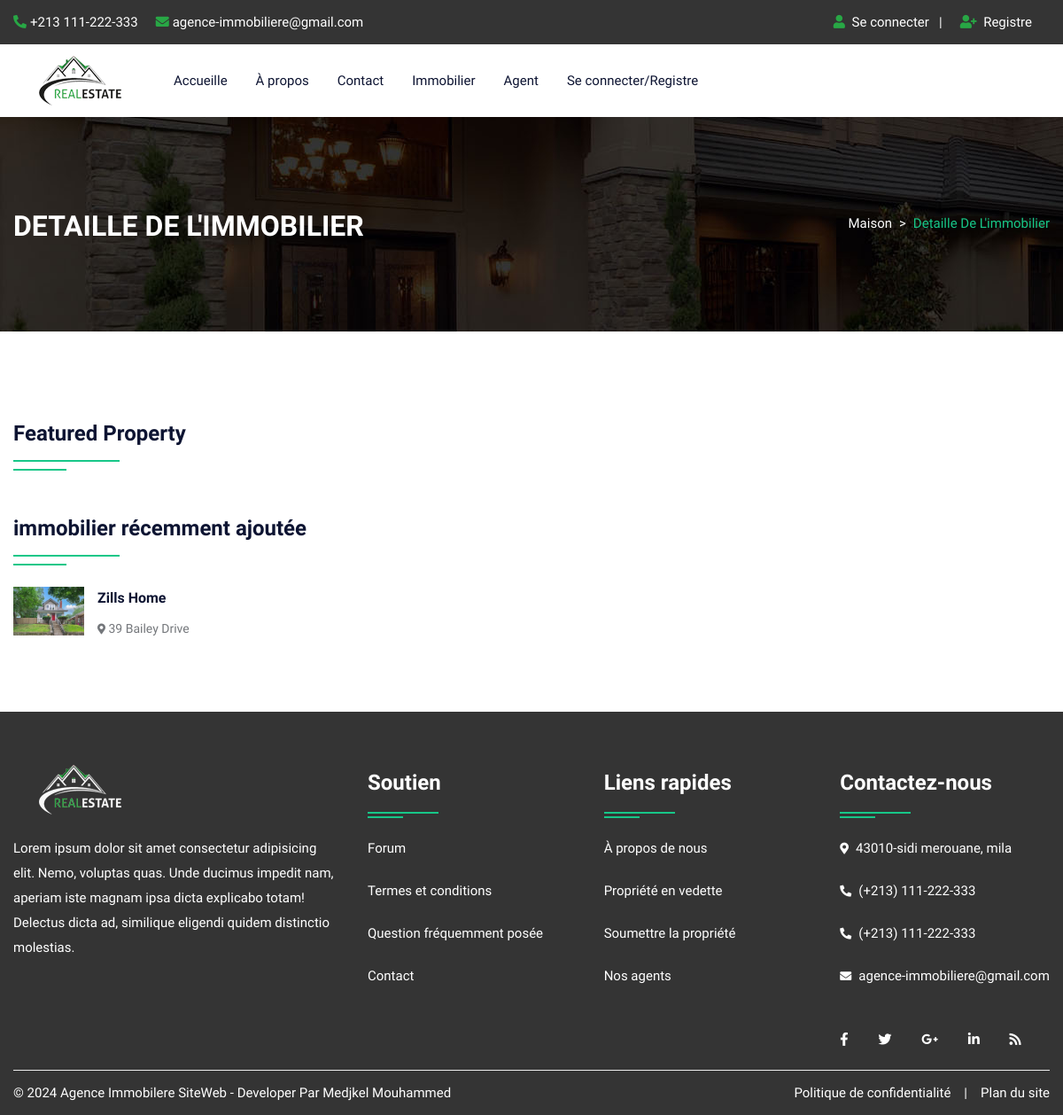
The page /propertydetail.php on the database as committed earlier.
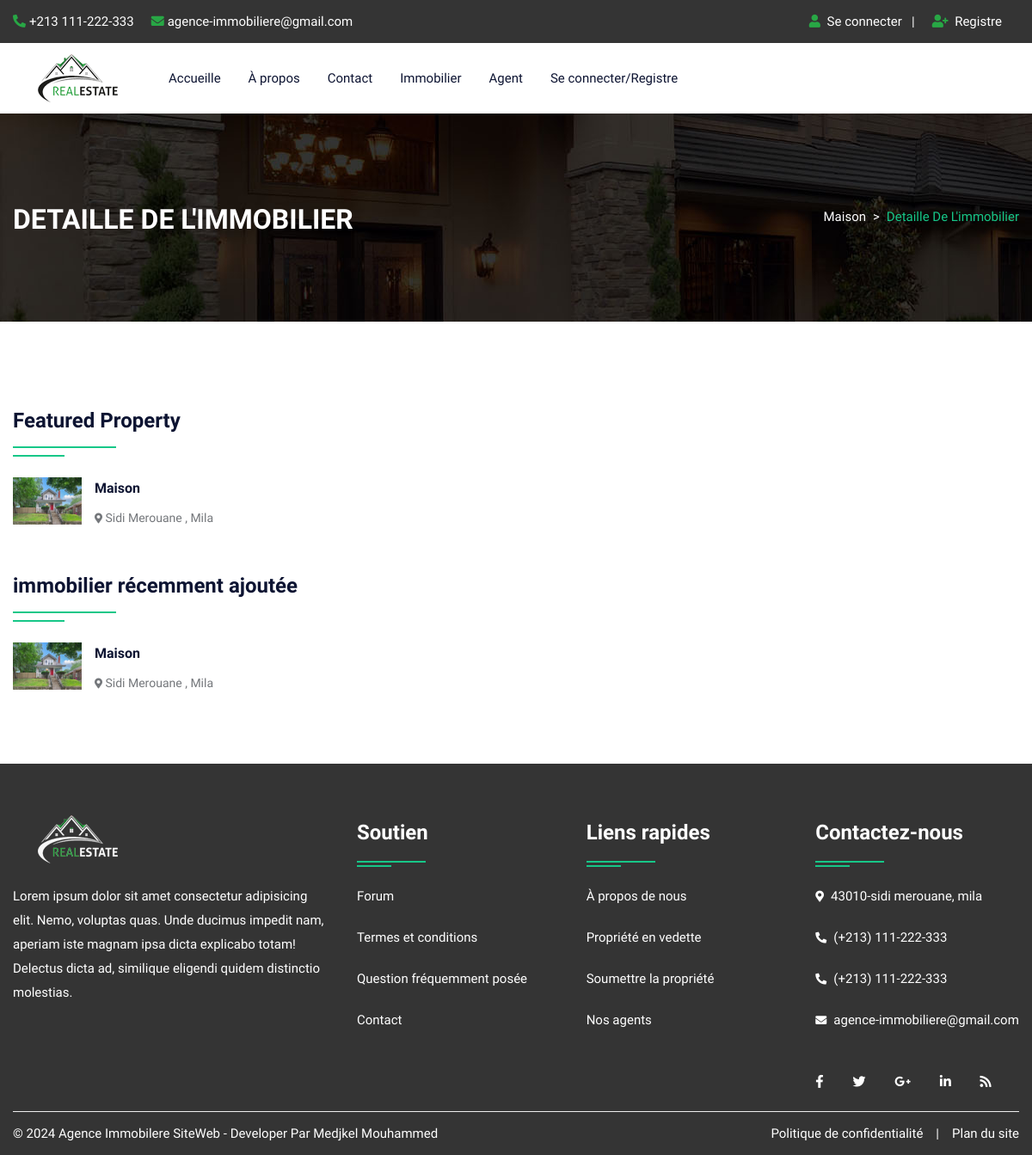
The same page on the database as committed later.
### tables this page shows
CREATE TABLE `property` (
  `pid` int(50) NOT NULL,
  `title` varchar(200) NOT NULL,
  `pcontent` longtext NOT NULL,
  `type` varchar(100) NOT NULL,
  `bhk` varchar(50) NOT NULL,
  `stype` varchar(100) NOT NULL,
  `bedroom` int(50) NOT NULL,
  `bathroom` int(50) NOT NULL,
  `balcony` int(50) NOT NULL,
  `kitchen` int(50) NOT NULL,
  `hall` int(50) NOT NULL,
  `floor` varchar(50) NOT NULL,
  `size` int(50) NOT NULL,
  `price` int(50) NOT NULL,
  `location` varchar(200) NOT NULL,
  `city` varchar(100) NOT NULL,
  `state` varchar(100) NOT NULL,
  `feature` longtext NOT NULL,
  `pimage` varchar(300) NOT NULL,
  `pimage1` varchar(300) NOT NULL,
  `pimage2` varchar(300) NOT NULL,
  `pimage3` varchar(300) NOT NULL,
  `pimage4` varchar(300) NOT NULL,
  `uid` int(50) NOT NULL,
  `status` varchar(50) NOT NULL,
  `mapimage` varchar(300) NOT NULL,
  `topmapimage` varchar(300) NOT NULL,
  `groundmapimage` varchar(300) NOT NULL,
  `totalfloor` varchar(50) NOT NULL,
  `date` datetime NOT NULL DEFAULT current_timestamp(),
  `isFeatured` int(11) DEFAULT NULL
);

### propertydetail.php (the view, shortened to what this page needs)
<!DOCTYPE html>
<html lang="en">
<head>
<link rel="stylesheet" type="text/css" href="css/bootstrap.min.css">
<link rel="stylesheet" type="text/css" href="css/bootstrap-slider.css">
<link rel="stylesheet" type="text/css" href="css/jquery-ui.css">
<link rel="stylesheet" type="text/css" href="css/layerslider.css">
<link rel="stylesheet" type="text/css" href="css/color.css" id="color-change">
<link rel="stylesheet" type="text/css" href="css/owl.carousel.min.css">
<link rel="stylesheet" type="text/css" href="css/font-awesome.min.css">
<link rel="stylesheet" type="text/css" href="fonts/flaticon/flaticon.css">
<link rel="stylesheet" type="text/css" href="css/style.css">
</head>
<body>
<div id="page-wrapper">
    <div class="row">
		<?php include("include/header.php");?>
        <div class="banner-full-row page-banner" style="background-image:url('images/breadcromb.jpg');">
            <div class="container">
                <div class="row">
                    <div class="col-md-6">
                        <h2 class="page-name float-left text-white text-uppercase mt-1 mb-0"><b>Detaille De L'immobilier</b></h2>
                    </div>
                    <div class="col-md-6">
                        <nav aria-label="breadcrumb" class="float-left float-md-right">
                            <ol class="breadcrumb bg-transparent m-0 p-0">
                                <li class="breadcrumb-item text-white"><a href="#">Maison</a></li>
                                <li class="breadcrumb-item active">Detaille De L'immobilier</li>
                            </ol>
                        </nav>
                    </div>
                </div>
            </div>
        </div>
        <div class="full-row">
            <div class="container">
                <div class="row">
                    <div class="col-lg-4">
                        <h4 class="double-down-line-left text-secondary position-relative pb-4 mb-4 mt-5">Featured Property</h4>
                        <ul class="property_list_widget">
                            <?php
                            $query=mysqli_query($con,"SELECT * FROM `property` WHERE isFeatured = 1 ORDER BY date DESC LIMIT 3");
                                    while($row=mysqli_fetch_array($query))
                                    {
                            ?>
                            <li> <img src="admin/property/<?php echo $row['18'];?>" alt="pimage">
                                <h6 class="text-secondary hover-text-success text-capitalize"><a href="propertydetail.php?pid=<?php echo $row['0'];?>"><?php echo $row['1'];?></a></h6>
                                <span class="font-14"><i class="fas fa-map-marker-alt icon-success icon-small"></i> <?php echo $row['14'];?></span>
                            </li>
                            <?php } ?>
                        </ul>
                        <div class="sidebar-widget mt-5">
                            <h4 class="double-down-line-left text-secondary position-relative pb-4 mb-4">immobilier récemment ajoutée</h4>
                            <ul class="property_list_widget">
								<?php
								$query=mysqli_query($con,"SELECT * FROM `property` ORDER BY date DESC LIMIT 7");
										while($row=mysqli_fetch_array($query))
										{
								?>
                                <li> <img src="admin/property/<?php echo $row['18'];?>" alt="pimage">
                                    <h6 class="text-secondary hover-text-success text-capitalize"><a href="propertydetail.php?pid=<?php echo $row['0'];?>"><?php echo $row['1'];?></a></h6>
                                    <span class="font-14"><i class="fas fa-map-marker-alt icon-success icon-small"></i> <?php echo $row['14'];?></span>
                                </li>
                                <?php } ?>
                            </ul>
                        </div>
                    </div>
                </div>
            </div>
        </div>
		<?php include("include/footer.php");?>
    </div>
</div>
</body>
</html>

Rows that differ between the two databases and show on the page:
removed property: pimage (picture), title "Zills Home", location "39 Bailey Drive", shown under "immobilier récemment ajoutée"
added property: pimage (picture), title "Maison", location "Sidi Merouane , Mila"
